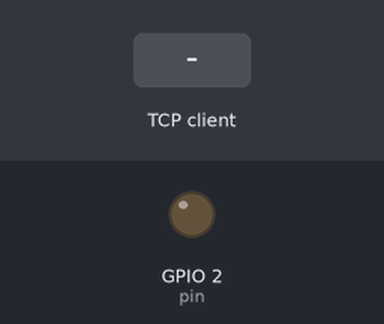
Bench run of a program on a simulated ESP32 board running MicroPython. On the bench: output pins drawn as LEDs (lit = HIGH). Inputs (shaded band) come from the test bench. WiFi joins after 1.5 s; one TCP client connects 1 s after the port opens and stays connected.

Above: at 3.2 s.
3.3 s: the TCP client sends "1\n"
At 4.2 s:
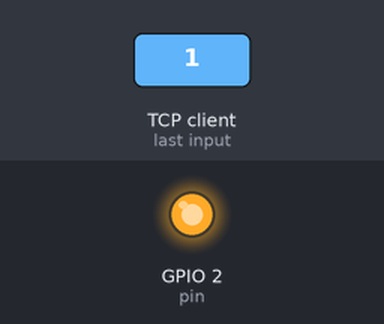
4.8 s: the TCP client sends "2\n"
At 5.3 s:
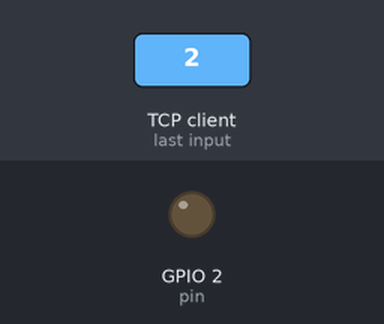
Timing chart, 0 to 7.8 s (numbered marks = the images above; inputs shaded):
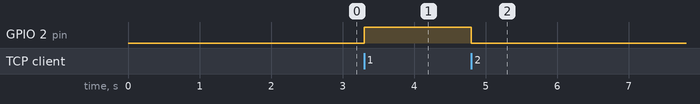

Measured:
- after the input at 3.3 s, GPIO 2 (pin): LOW → HIGH at once
- after the input at 4.8 s, GPIO 2 (pin): HIGH → LOW at once

The program:

led_sta_esp.py
```python
import network
import socket
from machine import Pin
from time import sleep

sta = network.WLAN(network.STA_IF)
sta.active(True)

sta.connect("Toti", "avion123")
while not sta.isconnected():
    sleep(1)
ip = sta.ifconfig()[0]

server = socket.socket()
server.bind(('0.0.0.0', 8080))
server.listen(1)

pin = Pin(2,Pin.OUT)

while True:
    try:
        client, addr = server.accept()# Si no hay clientes, levanta OSError por el timeout
    except OSError:
        continue                         # Volvemos al loop para permitir detener el script
    client.settimeout(5.0)

    # mientras el cliente siga enviando…
    while True:
        try:
            data = client.recv(64)      # lee hasta 64 bytes
        except OSError:
            break                       # timeout en recv()
        if not data:
            break                       # cliente cerró la conexión

        msg = data.decode().strip()

        # Procesar comando 1/2 u otro mensaje
        if msg == "1":
            pin.on()
            msg_on = "1"
            client.send(msg_on.encode())
        elif msg == "2":
            pin.off()
            msg_off = "2"
            client.send(msg_off.encode())

        elif msg == "3":
            respuesta = "3"
            client.send(respuesta.encode())  # enviamos confirmación
            client.close()                   # cerramos conexión con este cliente
            break                            # salimos del bucle interno
```
